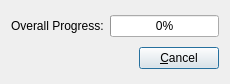
<ui version="4.0" >
 <class>MultiProgressDialog</class>
 <widget class="QDialog" name="MultiProgressDialog" >
  <property name="geometry" >
   <rect>
    <x>0</x>
    <y>0</y>
    <width>230</width>
    <height>84</height>
   </rect>
  </property>
  <property name="windowTitle" >
   <string>Progress</string>
  </property>
  <property name="sizeGripEnabled" >
   <bool>false</bool>
  </property>
  <layout class="QVBoxLayout" >
   <item>
    <layout class="QGridLayout" >
     <item row="0" column="0" >
      <widget class="QLabel" name="overallProgressLabel" >
       <property name="text" >
        <string>Overall Progress:</string>
       </property>
       <property name="wordWrap" >
        <bool>false</bool>
       </property>
      </widget>
     </item>
     <item row="0" column="1" >
      <widget class="QProgressBar" name="overallProgressBar" >
       <property name="value" >
        <number>0</number>
       </property>
      </widget>
     </item>
    </layout>
   </item>
   <item>
    <layout class="QHBoxLayout" >
     <property name="spacing" >
      <number>6</number>
     </property>
     <property name="leftMargin" >
      <number>0</number>
     </property>
     <property name="topMargin" >
      <number>0</number>
     </property>
     <property name="rightMargin" >
      <number>0</number>
     </property>
     <property name="bottomMargin" >
      <number>0</number>
     </property>
     <item>
      <spacer>
       <property name="orientation" >
        <enum>Qt::Horizontal</enum>
       </property>
       <property name="sizeType" >
        <enum>QSizePolicy::Expanding</enum>
       </property>
       <property name="sizeHint" >
        <size>
         <width>20</width>
         <height>20</height>
        </size>
       </property>
      </spacer>
     </item>
     <item>
      <widget class="QPushButton" name="buttonCancel" >
       <property name="text" >
        <string>&amp;Cancel</string>
       </property>
       <property name="shortcut" >
        <string/>
       </property>
       <property name="autoDefault" >
        <bool>true</bool>
       </property>
      </widget>
     </item>
    </layout>
   </item>
  </layout>
 </widget>
 <layoutdefault spacing="6" margin="11" />
 <pixmapfunction>qPixmapFromMimeSource</pixmapfunction>
 <includes>
  <include location="local" >scribusapi.h</include>
 </includes>
 <resources/>
 <connections>
  <connection>
   <sender>buttonCancel</sender>
   <signal>clicked()</signal>
   <receiver>MultiProgressDialog</receiver>
   <slot>reject()</slot>
   <hints>
    <hint type="sourcelabel" >
     <x>20</x>
     <y>20</y>
    </hint>
    <hint type="destinationlabel" >
     <x>20</x>
     <y>20</y>
    </hint>
   </hints>
  </connection>
 </connections>
</ui>
